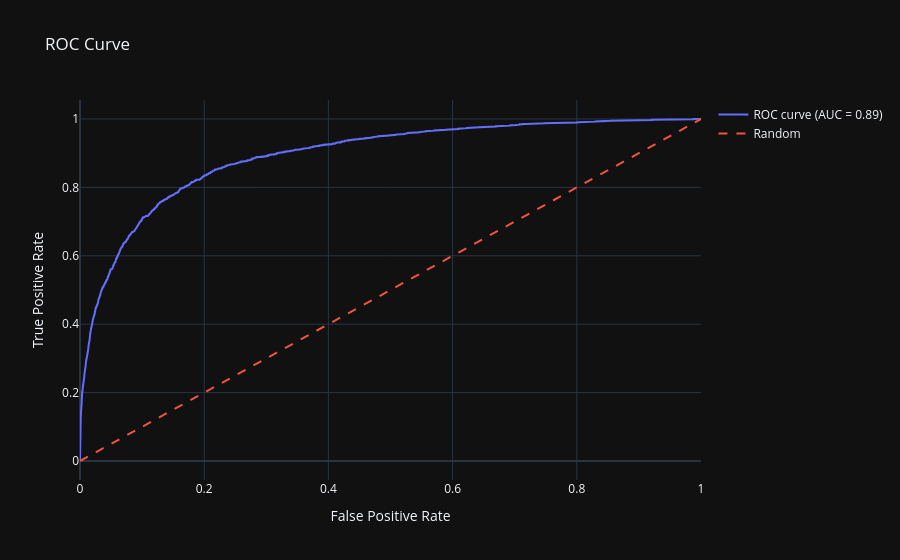

Notebook source saved alongside this figure:
### Code cell
lr_visualizer.plot_roc_curve()

### Figure 1 — Plotly figure (JSON) as saved in the notebook; plotly's stock layout.template omitted (floating-point values rounded to 4 significant figures; data arrays with more than 128 entries replaced by an {"elided": "..."} marker saying what was removed)
{"data": [{"mode": "lines", "name": "ROC curve (AUC = 0.89)", "x": {"elided": "2251 float values"}, "y": {"elided": "2251 float values"}, "type": "scatter"}, {"line": {"dash": "dash"}, "mode": "lines", "name": "Random", "x": [0, 1], "y": [0, 1], "type": "scatter"}], "layout": {"title": {"text": "ROC Curve"}, "xaxis": {"title": {"text": "False Positive Rate"}}, "yaxis": {"title": {"text": "True Positive Rate"}}, "showlegend": true}}
